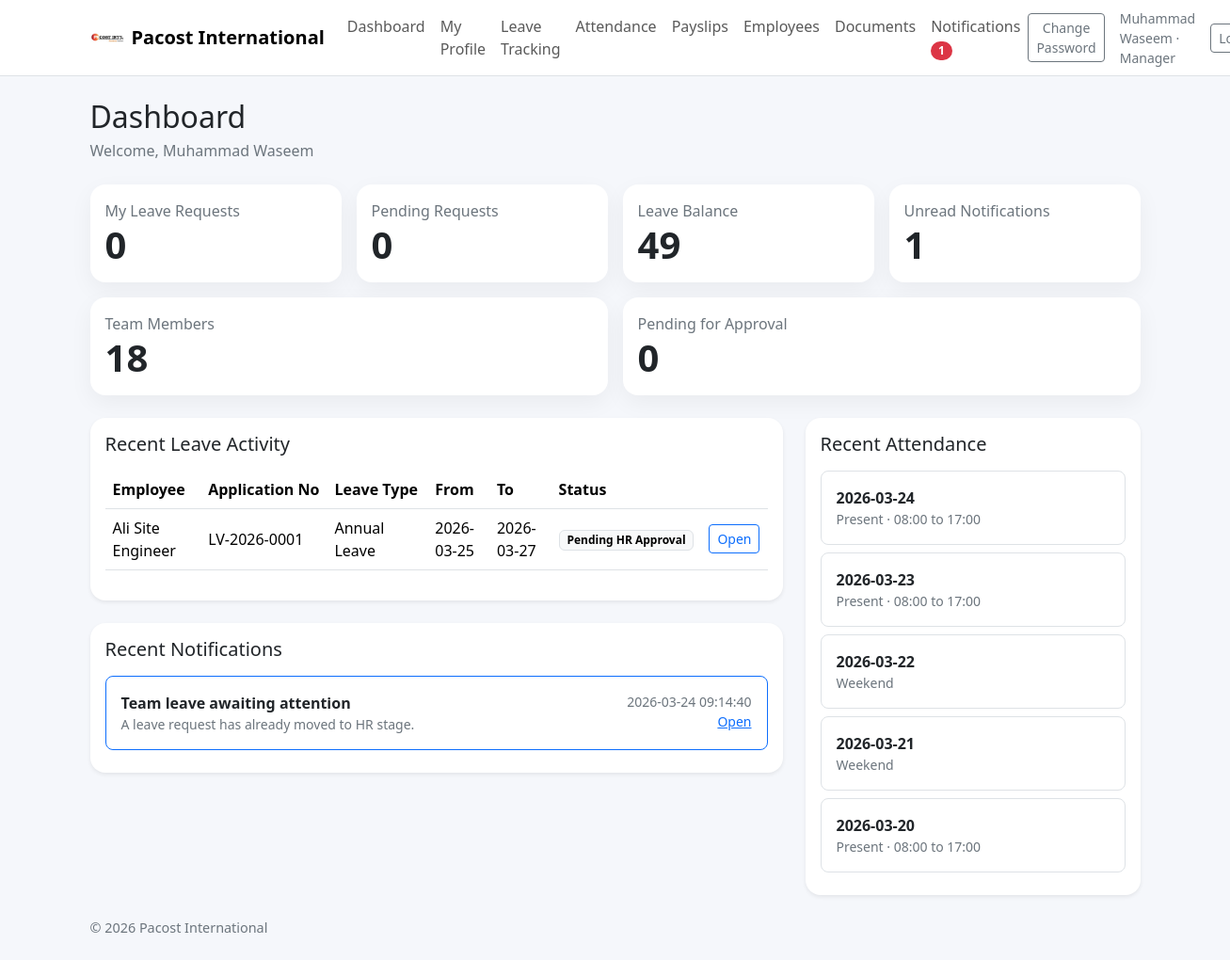
/dashboard (signed in), run on the app's committed database.
### tables this page shows
CREATE TABLE company_settings (
    id INTEGER PRIMARY KEY AUTOINCREMENT,
    company_name TEXT NOT NULL,
    leave_workflow TEXT NOT NULL,
    default_working_hours REAL NOT NULL,
    allow_document_upload INTEGER NOT NULL DEFAULT 1
);

CREATE TABLE users (
    id INTEGER PRIMARY KEY AUTOINCREMENT,
    full_name TEXT NOT NULL,
    email TEXT NOT NULL UNIQUE,
    employee_code TEXT NOT NULL UNIQUE,
    password_hash TEXT NOT NULL,
    role TEXT NOT NULL CHECK(role IN ('employee', 'manager', 'hr', 'admin')),
    department_id INTEGER,
    designation_id INTEGER,
    manager_id INTEGER,
    phone TEXT,
    address TEXT,
    emergency_contact TEXT,
    join_date TEXT,
    is_active INTEGER NOT NULL DEFAULT 1, monthly_basic REAL NOT NULL DEFAULT 0, default_allowances REAL NOT NULL DEFAULT 0, deduction_per_absent REAL NOT NULL DEFAULT 0, deduction_per_late REAL NOT NULL DEFAULT 0,
    FOREIGN KEY (department_id) REFERENCES departments (id),
    FOREIGN KEY (designation_id) REFERENCES designations (id),
    FOREIGN KEY (manager_id) REFERENCES users (id)
);

CREATE TABLE leave_applications (
    id INTEGER PRIMARY KEY AUTOINCREMENT,
    application_no TEXT NOT NULL UNIQUE,
    user_id INTEGER NOT NULL,
    leave_type_id INTEGER NOT NULL,
    from_date TEXT NOT NULL,
    to_date TEXT NOT NULL,
    total_days INTEGER NOT NULL,
    reason TEXT,
    attachment TEXT,
    status TEXT NOT NULL,
    manager_status TEXT NOT NULL DEFAULT 'Pending',
    hr_status TEXT NOT NULL DEFAULT 'Pending',
    current_stage TEXT NOT NULL,
    created_at TEXT NOT NULL,
    FOREIGN KEY (user_id) REFERENCES users (id),
    FOREIGN KEY (leave_type_id) REFERENCES leave_types (id)
);

CREATE TABLE leave_types (
    id INTEGER PRIMARY KEY AUTOINCREMENT,
    name TEXT NOT NULL UNIQUE,
    annual_quota INTEGER NOT NULL DEFAULT 0,
    is_paid INTEGER NOT NULL DEFAULT 1
);

CREATE TABLE notifications (
    id INTEGER PRIMARY KEY AUTOINCREMENT,
    user_id INTEGER NOT NULL,
    title TEXT NOT NULL,
    message TEXT NOT NULL,
    link TEXT,
    is_read INTEGER NOT NULL DEFAULT 0,
    created_at TEXT NOT NULL,
    FOREIGN KEY (user_id) REFERENCES users (id)
);

### app.py (the view)
@app.route("/dashboard")
@login_required
def dashboard():
    user = current_user()
    db = get_db()
    counts = app_counts(user)
    if user["role"] == "employee":
        recent_leaves = db.execute("SELECT la.*, lt.name AS leave_type_name FROM leave_applications la JOIN leave_types lt ON la.leave_type_id=lt.id WHERE la.user_id=? ORDER BY la.id DESC LIMIT 5", (user["id"],)).fetchall()
    elif user["role"] == "manager":
        recent_leaves = db.execute("SELECT la.*, lt.name AS leave_type_name, u.full_name FROM leave_applications la JOIN leave_types lt ON la.leave_type_id=lt.id JOIN users u ON la.user_id=u.id WHERE u.manager_id=? ORDER BY la.id DESC LIMIT 8", (user["id"],)).fetchall()
    else:
        recent_leaves = db.execute("SELECT la.*, lt.name AS leave_type_name, u.full_name FROM leave_applications la JOIN leave_types lt ON la.leave_type_id=lt.id JOIN users u ON la.user_id=u.id ORDER BY la.id DESC LIMIT 8").fetchall()
    recent_attendance = db.execute("SELECT * FROM attendance WHERE user_id=? ORDER BY attendance_date DESC LIMIT 5", (user["id"],)).fetchall()
    recent_notifications = db.execute("SELECT * FROM notifications WHERE user_id=? ORDER BY id DESC LIMIT 5", (user["id"],)).fetchall()
    return render_template("dashboard.html", counts=counts, recent_leaves=recent_leaves, recent_attendance=recent_attendance, recent_notifications=recent_notifications)

### app.py (called while the page is built, shortened)
def ensure_schema(db: sqlite3.Connection) -> None:
    user_cols = {row[1] for row in db.execute("PRAGMA table_info(users)").fetchall()}
    attendance_cols = {row[1] for row in db.execute("PRAGMA table_info(attendance)").fetchall()}
    if "ot_hours" not in attendance_cols:
        db.execute("ALTER TABLE attendance ADD COLUMN ot_hours REAL NOT NULL DEFAULT 0")
    db.execute("""CREATE TABLE IF NOT EXISTS holiday_calendar (
        id INTEGER PRIMARY KEY AUTOINCREMENT,
        holiday_date TEXT NOT NULL UNIQUE,
        title TEXT NOT NULL,
        holiday_type TEXT NOT NULL DEFAULT 'Holiday',
        created_at TEXT NOT NULL
    )""")
    db.commit()

def get_db() -> sqlite3.Connection:
    if "db" not in g:
        g.db = sqlite3.connect(DATABASE)
        g.db.row_factory = sqlite3.Row
        ensure_schema(g.db)
    return g.db

def current_user() -> sqlite3.Row | None:
    user_id = session.get("user_id")
    if not user_id:
        return None
    return get_db().execute(
        """
        SELECT u.*, d.name AS department_name, ds.name AS designation_name, m.full_name AS manager_name
        FROM users u
        LEFT JOIN departments d ON u.department_id = d.id
        LEFT JOIN designations ds ON u.designation_id = ds.id
        LEFT JOIN users m ON u.manager_id = m.id
        WHERE u.id = ?
        """,
        (user_id,),
    ).fetchone()

def login_required(view):
    @wraps(view)
    def wrapped_view(**kwargs):
        if current_user() is None:
            return redirect(url_for("login"))
        return view(**kwargs)
    return wrapped_view

@app.context_processor
def inject_globals():
    user = current_user()
    settings = None
    unread_count = 0
    if user:
        db = get_db()
        try:
            settings = db.execute("SELECT * FROM company_settings ORDER BY id DESC LIMIT 1").fetchone()
            unread_count = db.execute("SELECT COUNT(*) AS c FROM notifications WHERE user_id=? AND is_read=0", (user["id"],)).fetchone()["c"]
        except sqlite3.OperationalError:
            settings = None
    return {"current_user": user, "year": date.today().year, "settings": settings, "unread_notification_count": unread_count}

### templates/dashboard.html (shortened to what this page needs)
{% extends 'base.html' %}
{% block content %}
<div class="d-flex justify-content-between align-items-center mb-4">
  <div><h2 class="mb-1">Dashboard</h2><div class="text-secondary">Welcome, {{ current_user.full_name }}</div></div>
</div>
<div class="row g-3 mb-4">
  <div class="col-md-3"><div class="card card-stat"><div class="card-body"><div class="text-secondary">My Leave Requests</div><div class="display-6 fw-bold">{{ counts.my_leave_count }}</div></div></div></div>
  <div class="col-md-3"><div class="card card-stat"><div class="card-body"><div class="text-secondary">Pending Requests</div><div class="display-6 fw-bold">{{ counts.my_pending_count }}</div></div></div></div>
  <div class="col-md-3"><div class="card card-stat"><div class="card-body"><div class="text-secondary">Leave Balance</div><div class="display-6 fw-bold">{{ counts.my_balance }}</div></div></div></div>
  <div class="col-md-3"><div class="card card-stat"><div class="card-body"><div class="text-secondary">Unread Notifications</div><div class="display-6 fw-bold">{{ counts.unread_notifications }}</div></div></div></div>
  {% if current_user.role == 'manager' %}
  <div class="col-md-6"><div class="card card-stat"><div class="card-body"><div class="text-secondary">Team Members</div><div class="display-6 fw-bold">{{ counts.team_members }}</div></div></div></div>
  <div class="col-md-6"><div class="card card-stat"><div class="card-body"><div class="text-secondary">Pending for Approval</div><div class="display-6 fw-bold">{{ counts.manager_pending }}</div></div></div></div>
  {% endif %}
</div>
<div class="row g-4">
  <div class="col-lg-8">
    <div class="card border-0 shadow-sm rounded-4 mb-4"><div class="card-body">
      <h5 class="mb-3">Recent Leave Activity</h5>
      <div class="table-responsive"><table class="table align-middle"><thead><tr>{% if current_user.role != 'employee' %}<th>Employee</th>{% endif %}<th>Application No</th><th>Leave Type</th><th>From</th><th>To</th><th>Status</th><th></th></tr></thead><tbody>
        {% for row in recent_leaves %}<tr>{% if current_user.role != 'employee' %}<td>{{ row.full_name }}</td>{% endif %}<td>{{ row.application_no }}</td><td>{{ row.leave_type_name }}</td><td>{{ row.from_date }}</td><td>{{ row.to_date }}</td><td><span class="badge text-bg-light border">{{ row.status }}</span></td><td><a href="{{ url_for('leave_detail', leave_id=row.id) }}" class="btn btn-sm btn-outline-primary">Open</a></td></tr>{% else %}<tr><td colspan="7" class="text-center text-secondary py-4">No records found.</td></tr>{% endfor %}
      </tbody></table></div>
    </div></div>
    <div class="card border-0 shadow-sm rounded-4"><div class="card-body">
      <h5 class="mb-3">Recent Notifications</h5>
      {% for row in recent_notifications %}
      <div class="border rounded-3 p-3 mb-2 {% if not row.is_read %}border-primary{% endif %}">
        <div class="d-flex justify-content-between gap-3">
          <div>
            <div class="fw-semibold">{{ row.title }}</div>
            <div class="small text-secondary">{{ row.message }}</div>
          </div>
          <div class="text-end small text-secondary">
            <div>{{ row.created_at }}</div>
            <a href="{{ url_for('mark_notification_read', notification_id=row.id) }}">Open</a>
          </div>
        </div>
      </div>
      {% else %}
      <div class="text-secondary">No notifications.</div>
      {% endfor %}
    </div></div>
  </div>
  <div class="col-lg-4">
    <div class="card border-0 shadow-sm rounded-4"><div class="card-body">
      <h5 class="mb-3">Recent Attendance</h5>
      {% for row in recent_attendance %}
      <div class="border rounded-3 p-3 mb-2">
        <div class="fw-semibold">{{ row.attendance_date }}</div>
        <div class="small text-secondary">{{ row.status }}{% if row.check_in %} · {{ row.check_in }} to {{ row.check_out }}{% endif %}</div>
      </div>
      {% else %}
      <div class="text-secondary">No attendance records.</div>
      {% endfor %}
    </div></div>
  </div>
</div>
{% endblock %}

### templates/base.html (shortened to what this page needs)
<!doctype html>
<html lang="en">
<head>
  <link href="https://cdn.jsdelivr.net/npm/bootstrap@5.3.3/dist/css/bootstrap.min.css" rel="stylesheet">
  <link rel="stylesheet" href="{{ url_for('static', filename='css/style.css') }}">
</head>
<body>
  {% if current_user %}
  <nav class="navbar navbar-expand-lg bg-white border-bottom sticky-top">
    <div class="container">
      <a class="navbar-brand d-flex align-items-center gap-2" href="{{ url_for('dashboard') }}"><img src="{{ url_for('static', filename='images/pacost_logo.png') }}" alt="Pacost" style="height:36px; width:auto;"> <span>{{ settings.company_name if settings else 'Pacost International' }}</span></a>
      <div class="collapse navbar-collapse" id="navBar">
        <ul class="navbar-nav me-auto mb-2 mb-lg-0">
          <li class="nav-item"><a class="nav-link" href="{{ url_for('dashboard') }}">Dashboard</a></li>
          <li class="nav-item"><a class="nav-link" href="{{ url_for('profile') }}">My Profile</a></li>
          <li class="nav-item"><a class="nav-link" href="{{ url_for('my_leaves') }}">Leave Tracking</a></li>
          <li class="nav-item"><a class="nav-link" href="{{ url_for('attendance_view') }}">Attendance</a></li>
          <li class="nav-item"><a class="nav-link" href="{{ url_for('payroll_view') }}">Payslips</a></li>
          {% if current_user.role in ['manager', 'hr', 'admin'] %}<li class="nav-item"><a class="nav-link" href="{{ url_for('team') }}">Employees</a></li>{% endif %}
          <li class="nav-item"><a class="nav-link" href="{{ url_for('documents') }}">Documents</a></li>
          <li class="nav-item"><a class="nav-link" href="{{ url_for('notifications_view') }}">Notifications {% if unread_notification_count %}<span class="badge rounded-pill text-bg-danger">{{ unread_notification_count }}</span>{% endif %}</a></li>
        </ul>
        <div class="d-flex align-items-center gap-3">
          <a class="btn btn-outline-secondary btn-sm" href="{{ url_for('change_password') }}">Change Password</a>
          <span class="text-secondary small">{{ current_user.full_name }} · {{ current_user.role|capitalize }}</span>
          <a class="btn btn-outline-secondary btn-sm" href="{{ url_for('logout') }}">Logout</a>
        </div>
      </div>
    </div>
  </nav>
  {% endif %}
  <main class="container py-4">
    {% block content %}{% endblock %}
  </main>
  <div class="container pb-4"><div class="footer-note">© {{ year }} {{ settings.company_name if settings else 'Employee Portal' }}</div></div>
</body>
</html>

### static/css/style.css (style rules this page uses)
body { background: #f5f7fb; }
.navbar-brand { font-weight: 700; }
.card-stat { border: 0; border-radius: 16px; box-shadow: 0 8px 24px rgba(0,0,0,.05); }
.table thead th { white-space: nowrap; }
.footer-note { color: #6c757d; font-size: .9rem; }
.card, .rounded-4 { border-radius: 1rem !important; }
.navbar-brand img { object-fit:contain; }

### data on the page
company_settings: company_name "Pacost International"
users: full_name "Muhammad Waseem", role "Manager"
leave_applications: full_name "Ali Site Engineer", application_no "LV-2026-0001", leave_type_name "Annual Leave", from_date "2026-03-25", to_date "2026-03-27", status "Pending HR Approval"
notifications: title "Team leave awaiting attention", message "A leave request has already moved to HR stage.", created_at "2026-03-24 09:14:40"

### other printed values
{{ unread_notification_count }} "1"
{{ counts.my_leave_count }} "0"
{{ counts.my_pending_count }} "0"
{{ counts.my_balance }} "49"
{{ counts.unread_notifications }} "1"
{{ counts.team_members }} "18"
{{ counts.manager_pending }} "0"
{{ row.attendance_date }} "2026-03-24" "2026-03-23" "2026-03-22" "2026-03-21" "2026-03-20"
{{ row.status }} "Present" "Present" "Weekend" "Weekend" "Present"
{{ row.check_in }} "08:00" "08:00" "08:00"
{{ row.check_out }} "17:00" "17:00" "17:00"
